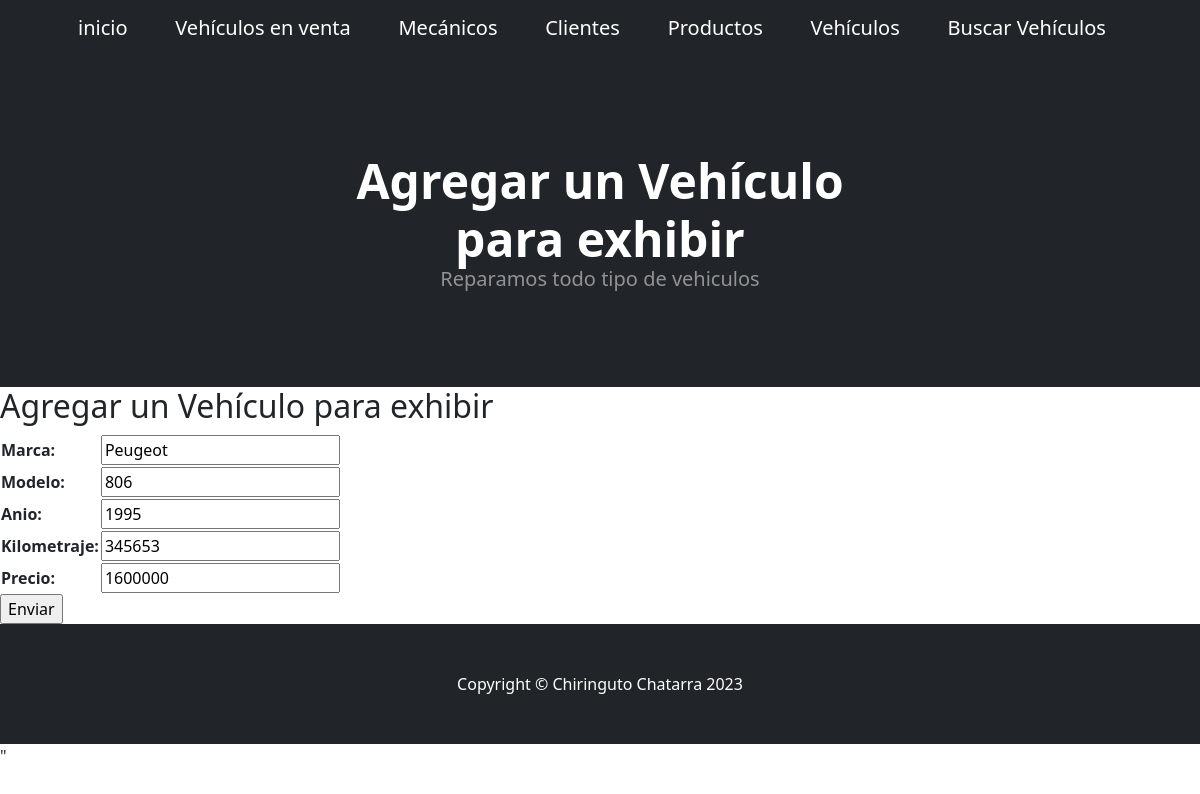
Page /modifAutoVenta/1/ on the committed database.
### aplicacion/models.py (models this page shows, shortened)
class AutosVenta(models.Model):
    marca = models.CharField(max_length=50)
    modelo = models.CharField(max_length=50)
    anio = models.IntegerField()
    kilometraje = models.PositiveBigIntegerField()
    precio = models.PositiveBigIntegerField()

### aplicacion/views.py (the view)
# urls.py: path('modifAutoVenta/<id_autosVenta>/', modifAutoVenta, name="modifAutoVenta"),
def modifAutoVenta(request, id_autosVenta):
    autosVenta = AutosVenta.objects.get(id=id_autosVenta)
    if request.method == "POST":
        miForm = AutosVentaForm(request.POST)
        if miForm.is_valid():
            autosVenta.marca = miForm.cleaned_data.get('marca')
            autosVenta.modelo = miForm.cleaned_data.get('modelo')
            autosVenta.anio = miForm.cleaned_data.get('anio')
            autosVenta.kilometraje = miForm.cleaned_data.get('kilometraje')
            autosVenta.precio = miForm.cleaned_data.get('precio')
            autosVenta.save()
            return redirect(reverse_lazy('autosVenta'))
    else:
        miForm = AutosVentaForm(initial={
            'marca': autosVenta.marca,
            'modelo': autosVenta.modelo,
            'anio': autosVenta.anio,
            'kilometraje': autosVenta.kilometraje,
            'precio': autosVenta.precio,
        })
    return render(request, "aplicacion/autosVentaForm_form.html", {"form": miForm})

### aplicacion/forms.py
class AutosVentaForm(forms.Form):
    marca = forms.CharField(max_length=50, required=True)
    modelo = forms.CharField(max_length=50, required=True)
    anio = forms.IntegerField(required=True)
    kilometraje = forms.IntegerField(required=True)
    precio = forms.IntegerField(required=True)

### aplicacion/templates/aplicacion/autosVentaForm_form.html (shortened to what this page needs)
{% extends 'aplicacion/base.html' %}
{% load static %}
{% block titulo %}
    Agregar un Vehículo para exhibir
{% endblock titulo %}
{% block contenido %}
    <h2>Agregar un Vehículo para exhibir</h2>
    <form action="" method="post">
        <table>
            {{ form.as_table }}
        </table>
        <input type="submit" value="Enviar">
    </form>
{% endblock contenido %}

### rows in the picture
AutosVenta: marca "Peugeot", modelo "806", anio "1995", kilometraje "345653", precio "1600000"
